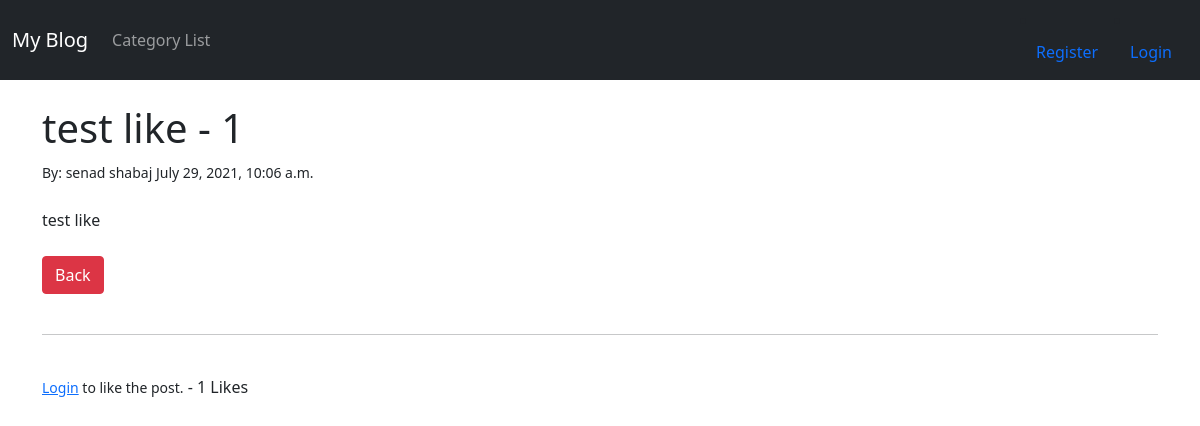
Page /post-details/22 on the committed database.
### libpro/models.py (models this page shows, shortened)
class Post(models.Model):
    title = models.CharField(max_length=255)
    title_tag = models.CharField(max_length=255)
    author = models.ForeignKey(User, on_delete=models.CASCADE)
    body = RichTextField(blank=True, null=True)
    post_date = models.DateTimeField(auto_now_add=True)
    category = models.CharField(max_length=255, default = 'Personal')
    snippet = models.CharField(max_length=255)
    likes = models.ManyToManyField(User, related_name='blog_posts')
    def total_likes(self):
        return self.likes.count()

### libpro/views.py (the view)
# urls.py: path('post-details/<int:pk>', PostDetailsView.as_view(), name = 'post-details'),
class PostDetailsView(DetailView):
    model = Post
    template_name = "post_details.html"
    def get_context_data(self, *args, **kwargs):
        cat_menu = Category.objects.all()
        context = super(PostDetailsView, self).get_context_data(*args, **kwargs)
        stuff = get_object_or_404(Post, id=self.kwargs["pk"])
        total_likes = stuff.total_likes()
        liked = False
        if stuff.likes.filter(id = self.request.user.id).exists():
            liked = True
        context["liked"] = liked
        context["cat_menu"] = cat_menu
        context["total_likes"] = total_likes
        return context

### libpro/templates/post_details.html (shortened to what this page needs)
{% extends 'base.html'%}
{% block content %}
<h1>{{ post.title }} - {{ post.author.id }}</h1>
<small>By: {{ post.author.first_name }}
    {{ post.author.last_name }}
    {{ post.post_date }}
</small><br/>
<br/>
{{ post.body|safe }}
<br/><br/>
<a href="{% url 'home' %}" class="btn btn-danger">Back</a>
<br/><br/>
<hr>
<br/>
<form action = "{% url 'like_post' post.pk %}"
mothod="POST">
{% if user.is_authenticated %}
    {% if liked %}
        <button type="submit" name="post-id" value = "{{ post.id }}" class= "btn btn-danger btn-sm">Unlike</button>
    {% else %}
        <button type="submit" name="post-id" value = "{{ post.id }}" class= "btn btn-primary btn-sm">Like</button>
    {% endif %}
{% else %}
<small><a href={% url 'login' %}>Login</a> to like the post.</small>
{% endif %}
     - {{ total_likes }} Likes
</form>
{% endblock %}

### rows in the picture
Post: title "test like", author.id "1", author.first_name "senad", author.last_name "shabaj", post_date "July 29, 2021, 10:06 a.m.", body "test like"

### other values in the picture
{{ total_likes }} "1"
